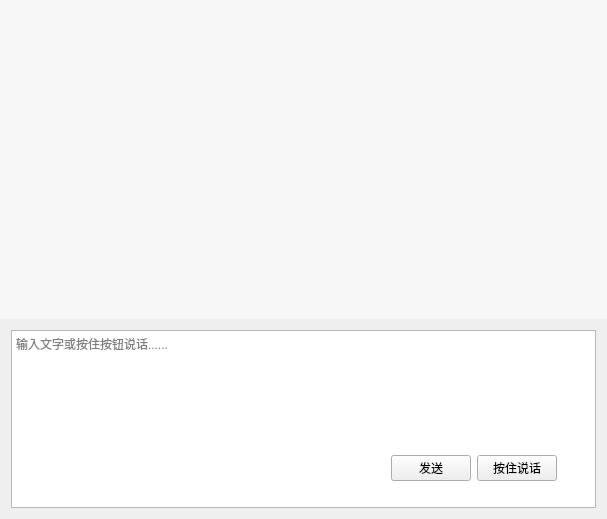
<?xml version="1.0" encoding="UTF-8"?>
<ui version="4.0">
 <class>MainWindow</class>
 <widget class="QMainWindow" name="MainWindow">
  <property name="geometry">
   <rect>
    <x>0</x>
    <y>0</y>
    <width>607</width>
    <height>519</height>
   </rect>
  </property>
  <property name="windowTitle">
   <string>MainWindow</string>
  </property>
  <widget class="QWidget" name="centralWidget">
   <layout class="QVBoxLayout" name="verticalLayout">
    <property name="spacing">
     <number>0</number>
    </property>
    <property name="leftMargin">
     <number>0</number>
    </property>
    <property name="topMargin">
     <number>0</number>
    </property>
    <property name="rightMargin">
     <number>0</number>
    </property>
    <property name="bottomMargin">
     <number>0</number>
    </property>
    <item>
     <widget class="QListWidget" name="listWidget">
      <property name="sizePolicy">
       <sizepolicy hsizetype="Preferred" vsizetype="Preferred">
        <horstretch>0</horstretch>
        <verstretch>0</verstretch>
       </sizepolicy>
      </property>
      <property name="minimumSize">
       <size>
        <width>0</width>
        <height>200</height>
       </size>
      </property>
      <property name="styleSheet">
       <string notr="true">QListWidget{background-color: rgb(247, 247, 247); color:rgb(51,51,51); border: 1px solid  rgb(247, 247, 247);outline:0px;}
QListWidget::Item{background-color: rgb(247, 247, 247);}
QListWidget::Item:hover{background-color: rgb(247, 247, 247); }
QListWidget::item:selected{
	background-color: rgb(247, 247, 247);
	color:black; 
    border: 1px solid  rgb(247, 247, 247);
}
QListWidget::item:selected:!active{border: 1px solid  rgb(247, 247, 247); background-color: rgb(247, 247, 247); color:rgb(51,51,51); } </string>
      </property>
      <property name="verticalScrollBarPolicy">
       <enum>Qt::ScrollBarAsNeeded</enum>
      </property>
      <property name="horizontalScrollBarPolicy">
       <enum>Qt::ScrollBarAlwaysOff</enum>
      </property>
     </widget>
    </item>
    <item>
     <widget class="QWidget" name="widget" native="true">
      <property name="sizePolicy">
       <sizepolicy hsizetype="Expanding" vsizetype="Preferred">
        <horstretch>0</horstretch>
        <verstretch>0</verstretch>
       </sizepolicy>
      </property>
      <property name="maximumSize">
       <size>
        <width>16777215</width>
        <height>200</height>
       </size>
      </property>
      <layout class="QGridLayout" name="gridLayout">
       <item row="0" column="0">
        <widget class="QTextEdit" name="textEdit">
         <property name="enabled">
          <bool>true</bool>
         </property>
         <property name="sizePolicy">
          <sizepolicy hsizetype="Expanding" vsizetype="Expanding">
           <horstretch>0</horstretch>
           <verstretch>0</verstretch>
          </sizepolicy>
         </property>
         <property name="minimumSize">
          <size>
           <width>0</width>
           <height>100</height>
          </size>
         </property>
         <property name="cursor" stdset="0">
          <cursorShape>IBeamCursor</cursorShape>
         </property>
         <property name="mouseTracking">
          <bool>false</bool>
         </property>
         <property name="focusPolicy">
          <enum>Qt::ClickFocus</enum>
         </property>
         <property name="lineWrapColumnOrWidth">
          <number>1</number>
         </property>
         <property name="placeholderText">
          <string>输入文字或按住按钮说话......</string>
         </property>
        </widget>
       </item>
      </layout>
      <widget class="QWidget" name="widget_2" native="true">
       <property name="enabled">
        <bool>true</bool>
       </property>
       <property name="geometry">
        <rect>
         <x>380</x>
         <y>120</y>
         <width>190</width>
         <height>58</height>
        </rect>
       </property>
       <property name="sizePolicy">
        <sizepolicy hsizetype="Fixed" vsizetype="Fixed">
         <horstretch>0</horstretch>
         <verstretch>0</verstretch>
        </sizepolicy>
       </property>
       <property name="maximumSize">
        <size>
         <width>16777215</width>
         <height>200</height>
        </size>
       </property>
       <property name="cursor">
        <cursorShape>ArrowCursor</cursorShape>
       </property>
       <property name="tabletTracking">
        <bool>false</bool>
       </property>
       <property name="contextMenuPolicy">
        <enum>Qt::PreventContextMenu</enum>
       </property>
       <layout class="QHBoxLayout" name="horizontalLayout">
        <item>
         <widget class="QPushButton" name="pushButton">
          <property name="sizePolicy">
           <sizepolicy hsizetype="Maximum" vsizetype="Fixed">
            <horstretch>0</horstretch>
            <verstretch>0</verstretch>
           </sizepolicy>
          </property>
          <property name="text">
           <string>发送</string>
          </property>
         </widget>
        </item>
        <item>
         <widget class="QPushButton" name="recordButton">
          <property name="enabled">
           <bool>true</bool>
          </property>
          <property name="sizePolicy">
           <sizepolicy hsizetype="Maximum" vsizetype="Fixed">
            <horstretch>0</horstretch>
            <verstretch>0</verstretch>
           </sizepolicy>
          </property>
          <property name="text">
           <string>按住说话</string>
          </property>
         </widget>
        </item>
       </layout>
      </widget>
      <zorder>textEdit</zorder>
      <zorder>widget_2</zorder>
     </widget>
    </item>
   </layout>
  </widget>
 </widget>
 <layoutdefault spacing="6" margin="11"/>
 <resources/>
 <connections/>
</ui>
